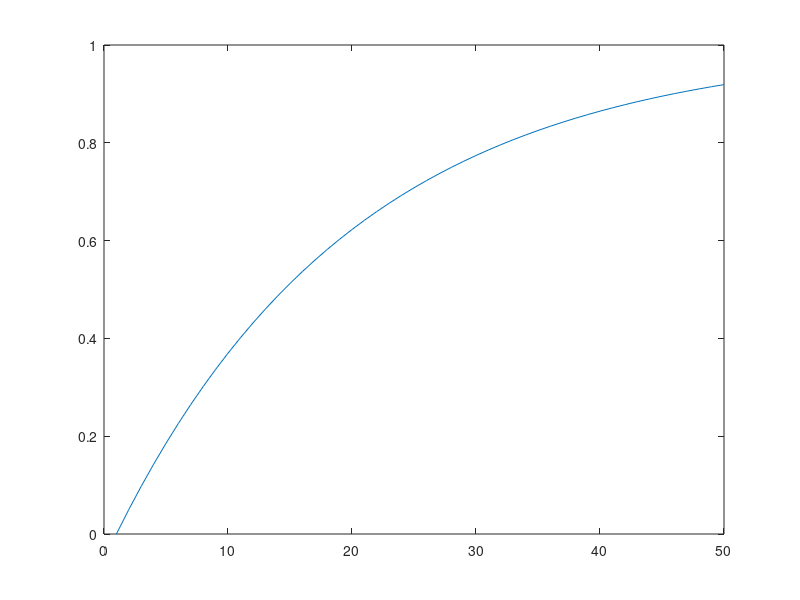

This chart was generated by the following MATLAB code:
clear all
close all
clc
R = 1000;
C=0.1*10^-6;
deltaT=0.000005;
f=(R*C)/deltaT
Vc(1)=0;

tama=50;
Vin=ones(tama,2);
for (i=1:tama-1)
  Vc(i+1)=(Vin(i) + f*Vc(i) - Vc(i))/f;
endfor
plot(Vc);
